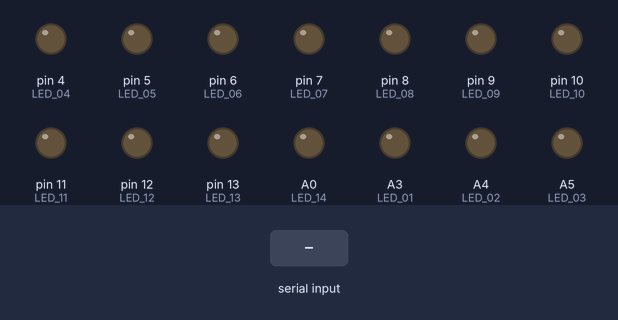
The sketch below on a simulated Arduino Uno, built with avr-gcc and run on an emulated ATmega328P. Parts: output pins drawn as LEDs (lit = HIGH). Inputs (shaded band) come from the test bench.

Above: at 1.2 s.
1.3 s: "650" received over the second serial link
At 3.1 s:
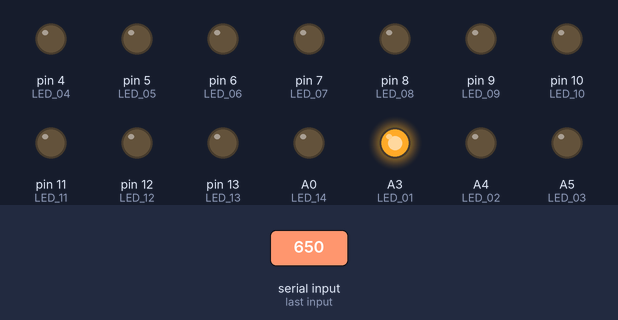
3.8 s: "660" received over the second serial link
At 5.9 s:
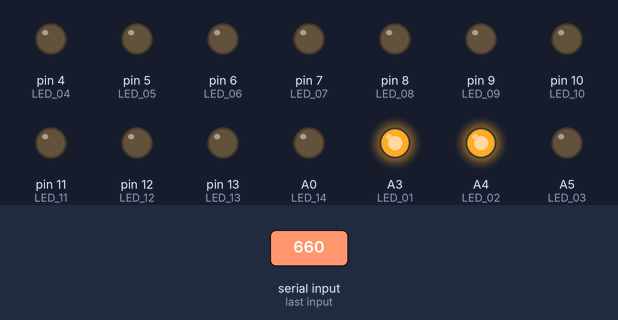
6.2 s: "651" received over the second serial link
At 8.1 s:
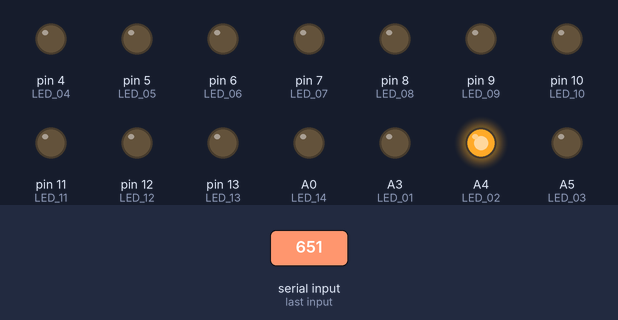
8.7 s: "670" received over the second serial link
At 10.8 s:
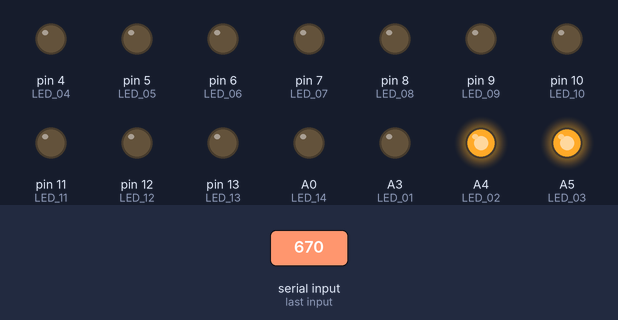
11.1 s: "661" received over the second serial link
At 13.0 s:
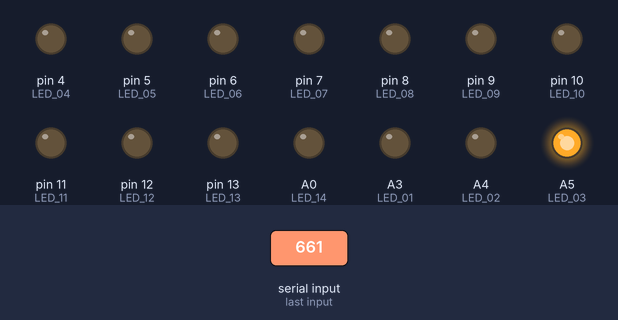
13.5 s: "680" received over the second serial link
At 14.8 s:
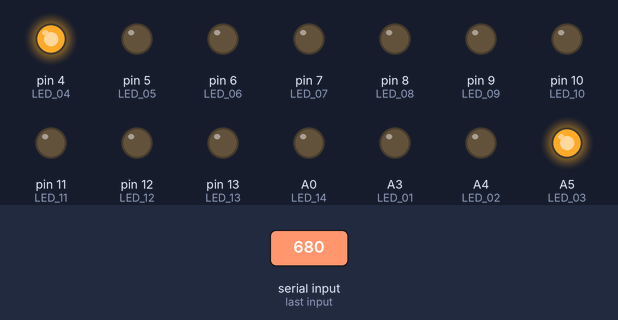
Timing chart, 0 to 16.5 s (numbered marks = the images above; inputs shaded):
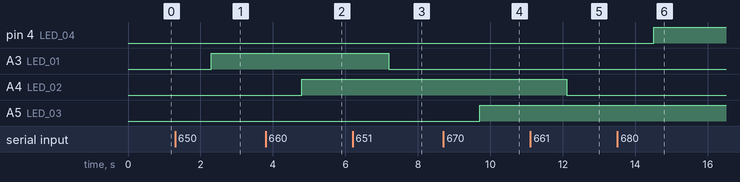

Measured:
- after the input at 1.3 s, A3 (LED_01): LOW → HIGH after 1.0 s
- after the input at 3.8 s, A4 (LED_02): LOW → HIGH after 1.0 s
- after the input at 6.2 s, A3 (LED_01): HIGH → LOW after 1.0 s
- after the input at 8.7 s, A5 (LED_03): LOW → HIGH after 1.0 s
- after the input at 11.1 s, A4 (LED_02): HIGH → LOW after 1.0 s
- after the input at 13.5 s, pin 4 (LED_04): LOW → HIGH after 1.0 s

The sketch:

test_readString.ino
```cpp
//Program Atmega untuk board_5
#include <SoftwareSerial.h> //untuk komunikasi serial
#define RX 0 //pin RX
#define TX 1 //pin TX

//deklarasi pin LED
#define LED_01 A3
#define LED_02 A4
#define LED_03 A5
#define LED_04 PD4
#define LED_05 PD5
#define LED_06 PD6
#define LED_07 PD7
#define LED_08 8
#define LED_09 9
#define LED_10 10
#define LED_11 11
#define LED_12 12
#define LED_13 13
#define LED_14 A0
#define LED_15 A1
#define LED_16 A2

//deklarasi variable untuk read data
String data;
char c;


//define RX & TX pada board 1
SoftwareSerial wemos (RX, TX);


void setup() {
  // setup serial
  Serial.begin(9600);
  wemos.begin(9600);

  //setup pin LED
  pinMode(LED_01, OUTPUT);
  pinMode(LED_02, OUTPUT);
  pinMode(LED_03, OUTPUT);
  pinMode(LED_04, OUTPUT);
  pinMode(LED_05, OUTPUT);
  pinMode(LED_06, OUTPUT);
  pinMode(LED_07, OUTPUT);
  pinMode(LED_08, OUTPUT);
  pinMode(LED_09, OUTPUT);
  pinMode(LED_10, OUTPUT);
  pinMode(LED_11, OUTPUT);
  pinMode(LED_12, OUTPUT);
  pinMode(LED_13, OUTPUT);
  pinMode(LED_14, OUTPUT);
  pinMode(LED_15, OUTPUT);
  pinMode(LED_16, OUTPUT);

  //Matikan semua lampu
  digitalWrite(LED_01, LOW);
  digitalWrite(LED_02, LOW);
  digitalWrite(LED_03, LOW);
  digitalWrite(LED_04, LOW);
  digitalWrite(LED_05, LOW);
  digitalWrite(LED_06, LOW);
  digitalWrite(LED_07, LOW);
  digitalWrite(LED_08, LOW);
  digitalWrite(LED_09, LOW);
  digitalWrite(LED_10, LOW);
  digitalWrite(LED_11, LOW);
  digitalWrite(LED_12, LOW);
  digitalWrite(LED_13, LOW);
  digitalWrite(LED_14, LOW);
  digitalWrite(LED_15, LOW);
  digitalWrite(LED_16, LOW);
}

void loop() {
  //Membaca data yang dikirim oleh WEMOS
  // while(wemos.available()>0){
  //   delay(10);
  //   c = wemos.read();
  //   data+=c;
  // }
  if (wemos.available()) {
    data = wemos.readString();
  }


  //logika LED hidup/mati
  if(data == "650"){
    digitalWrite(LED_01, HIGH);
  }
  else if(data == "651"){
    digitalWrite(LED_01, LOW);
  }
  else if(data == "660"){
    digitalWrite(LED_02, HIGH);
  }
  else if(data == "661"){
    digitalWrite(LED_02, LOW);
  }
  else if(data == "670"){
    digitalWrite(LED_03, HIGH);
  }
  else if(data == "671"){
    digitalWrite(LED_03, LOW);
  }
  else if(data == "680"){
    digitalWrite(LED_04, HIGH);
  }
  else if(data == "681"){
    digitalWrite(LED_04, LOW);
  }
  else if(data == "690"){
    digitalWrite(LED_05, HIGH);
  }
  else if(data == "691"){
    digitalWrite(LED_05, LOW);
  }
  else if(data == "700"){
    digitalWrite(LED_06, HIGH);
  }
  else if(data == "701"){
    digitalWrite(LED_06, LOW);
  }
  else if(data == "710"){
    digitalWrite(LED_07, HIGH);
  }
  else if(data == "711"){
    digitalWrite(LED_07, LOW);
  }
  else if(data == "720"){
    digitalWrite(LED_08, HIGH);
  }
  else if(data == "721"){
    digitalWrite(LED_08, LOW);
  }
  else if(data == "730"){
    digitalWrite(LED_09, HIGH);
  }
  else if(data == "731"){
    digitalWrite(LED_09, LOW);
  }
  else if(data == "740"){
    digitalWrite(LED_10, HIGH);
  }
  else if(data == "741"){
    digitalWrite(LED_10, LOW);
  }
  else if(data == "750"){
    digitalWrite(LED_11, HIGH);
  }
  else if(data == "751"){
    digitalWrite(LED_11, LOW);
  }
  else if(data == "760"){
    digitalWrite(LED_12, HIGH);
  }
  else if(data == "761"){
    digitalWrite(LED_12, LOW);
  }
  else if(data == "770"){
    digitalWrite(LED_13, HIGH);
  }
  else if(data == "771"){
    digitalWrite(LED_13, LOW);
  }
  else if(data == "780"){
    digitalWrite(LED_14, HIGH);
  }
  else if(data == "781"){
    digitalWrite(LED_14, LOW);
  }
  else if(data == "790"){
    digitalWrite(LED_15, HIGH);
  }
  else if(data == "791"){
    digitalWrite(LED_15, LOW);
  }
  else if(data == "800"){
    digitalWrite(LED_16, HIGH);
  }
  else if(data == "801"){
    digitalWrite(LED_16, LOW);
  }

  //mengembalikan data menjadi ""
  data="";

}
```
